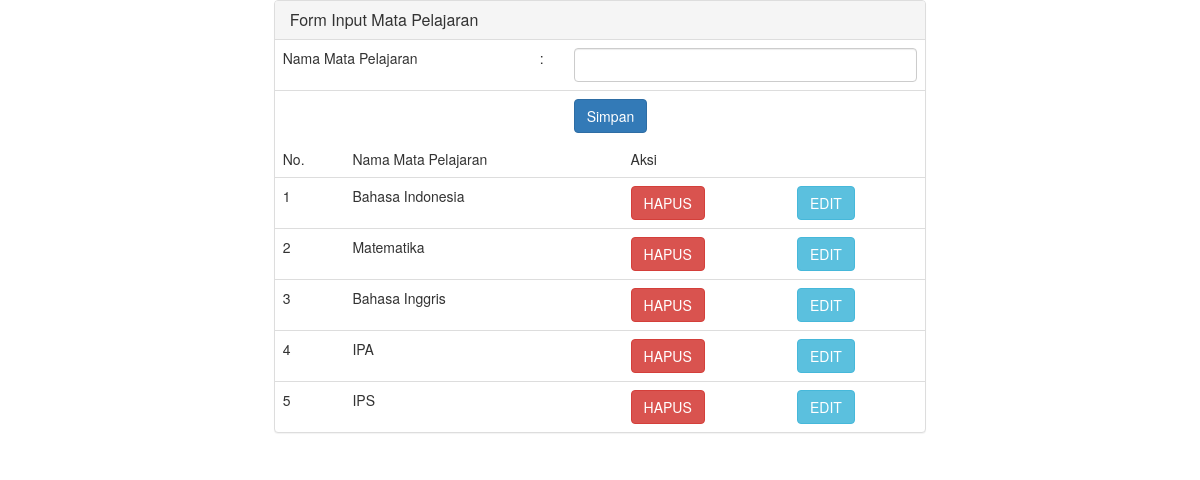
/admin/mapel.php, run on the app's committed database.
### tables this page shows
CREATE TABLE IF NOT EXISTS `mapel` (
  `id` int(11) NOT NULL AUTO_INCREMENT,
  `nama` varchar(50) NOT NULL,
  PRIMARY KEY (`id`)
);

### admin/mapel.php (the view, shortened to what this page needs)
<?php
include "../config/koneksi.php";
?>
<!doctype html>
<html>
<head>
    <link href="../css/bootstrap.min.css" rel="stylesheet">
    </head>
<body>
    <section>
        <div class="container">
            <div class="row">
                <form method="post">
                    <div class="col-md-7" style="float: none; margin: 0 auto;">
                        <div class="panel panel-default">
                            <div class="panel-heading">
                                <h3 class="panel-title">Form Input Mata Pelajaran</h3>
                            </div>
                            <table class="table">
                                <tr>
                                    <td>Nama Mata Pelajaran</td>
                                    <td>:</td>
                                    <td><input type="text" name="nama" class="form-control" required="required" value="<?php echo $edit['nama'] ?>"></td>
                                </tr>
                                <tr>
                                    <td></td>
                                    <td></td>
                                    <td>
                                        <?php if ($_GET['id']=="") { ?>
                                        <input type="submit" name="simpan" class="btn btn-primary" value="Simpan">
                                        <?php }else{ ?>
                                        <input type="submit" name="ubah" class="btn btn-success" value="Ubah">
                                        <?php } ?>
                                    </td>
                                </tr>
                            </table>
                            <table class="table">
                                <tr>
                                    <td>No.</td>
                                    <td>Nama Mata Pelajaran</td>
                                    <td colspan="2">Aksi</td>
                                </tr>
                                <?php
                                $no = 1;
                                $sql_mapel = mysqli_query($koneksi,"SELECT * FROM mapel");
                                while($d = mysqli_fetch_array($sql_mapel)){
                                    ?>
                                    <tr>
                                        <td><?php echo $no ?></td>
                                        <td><?php echo $d['nama']; ?></td>
                                        <td><a href="?menu=mapel&hapus&id=<?php echo $d['id'];?>" onClick="return confirm('Hapus Data Ini???')" class="btn btn-danger">HAPUS</a></td>
                                        <td><a href="?menu=mapel&edit&id=<?php echo $d['id'];?>" class="btn btn-info">EDIT</a></td>
                                    </tr>
                                    <?php
                                    $no++;
                                    }
                                    ?>
                            </table>
                        </div>
                    </div>
                </form>
            </div>
        </div>
    </section>
</body>
</html>

### data on the page
mapel: nama "Bahasa Indonesia"
mapel: nama "Matematika"
mapel: nama "Bahasa Inggris"
mapel: nama "IPA"
mapel: nama "IPS"
